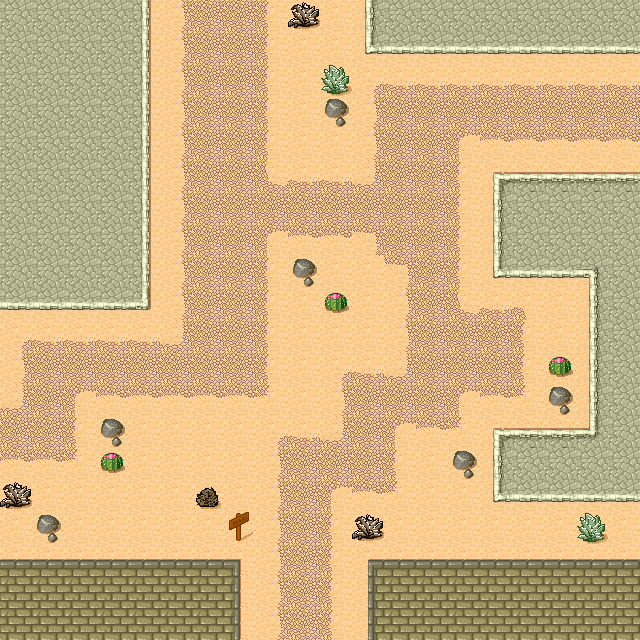

This game map was drawn from its Tiled (.tmx) file and the tilesets committed beside it. A one-line description and the trimmed map source follow:
An orthogonal 20x20 tile map with 32x32 px tiles, 2 tile layers (Floor, Items) and 13 objects.

<map version="1.0" orientation="orthogonal" renderorder="right-down" width="20" height="20" tilewidth="32" tileheight="32" nextobjectid="22">
 <tileset firstgid="1" name="desert" tilewidth="32" tileheight="32" spacing="1" margin="1" tilecount="48" columns="8">
  <image source="tmw_desert_spacing.png" width="265" height="199" />
  <terraintypes>
   <terrain name="Sand" tile="29" />
   <terrain name="Dirt" tile="14" />
   <terrain name="Pave" tile="33" />
   <terrain name="Brick" tile="9" />
  </terraintypes>
  <tile id="0" terrain="0,0,0,3" />
  <tile id="1" terrain="0,0,3,3" />
  <tile id="2" terrain="0,0,3,0" />
  <tile id="3" terrain="1,1,1,0" />
  <tile id="4" terrain="1,1,0,1" />
  <tile id="5" terrain="0,0,0,1" />
  <tile id="6" terrain="0,0,1,1" />
  <tile id="7" terrain="0,0,1,0" />
  <tile id="8" terrain="0,3,0,3" />
  <tile id="9" terrain="3,3,3,3" />
  <tile id="10" terrain="3,0,3,0" />
  <tile id="11" terrain="1,0,1,1" />
  <tile id="12" terrain="0,1,1,1" />
  <tile id="13" terrain="0,1,0,1" />
  <tile id="14" terrain="1,1,1,1" />
  <tile id="15" terrain="1,0,1,0" />
  <tile id="16" terrain="0,3,0,0" />
  <tile id="17" terrain="3,3,0,0" />
  <tile id="18" terrain="3,0,0,0" />
  <tile id="19" terrain="3,3,3,0" />
  <tile id="20" terrain="3,3,0,3" />
  <tile id="21" terrain="0,1,0,0" />
  <tile id="22" terrain="1,1,0,0" />
  <tile id="23" terrain="1,0,0,0" />
  <tile id="24" terrain="0,0,0,2" />
  <tile id="25" terrain="0,0,2,2" />
  <tile id="26" terrain="0,0,2,0" />
  <tile id="27" terrain="3,0,3,3" />
  <tile id="28" terrain="0,3,3,3" />
  <tile id="29" terrain="0,0,0,0" />
  <tile id="32" terrain="0,2,0,2" />
  <tile id="33" terrain="2,2,2,2" />
  <tile id="34" terrain="2,0,2,0" />
  <tile id="35" terrain="2,2,2,0" />
  <tile id="36" terrain="2,2,0,2" />
  <tile id="40" terrain="0,2,0,0" />
  <tile id="41" terrain="2,2,0,0" />
  <tile id="42" terrain="2,0,0,0" />
  <tile id="43" terrain="2,0,2,2" />
  <tile id="44" terrain="0,2,2,2" />
 </tileset>
 <layer name="Floor" width="20" height="20">
  <data>[400 cells, 400 non-empty, 29 distinct tile ids]</data>
 </layer>
 <layer name="Items" width="20" height="20">
  <data>[400 cells, 16 non-empty, 6 distinct tile ids]</data>
 </layer>
 <objectgroup name="Meta">
  <properties>
   <property name="collidable" type="bool" value="true" />
  </properties>
  <object id="7" x="288" y="0" width="32" height="32" />
  <object id="8" x="320" y="64" width="32" height="64" />
  <object id="9" x="288" y="256" width="32" height="32" />
  <object id="10" x="320" y="288" width="32" height="32" />
  <object id="11" x="544" y="352" width="32" height="64" />
  <object id="12" x="576" y="512" width="32" height="32" />
  <object id="13" x="448" y="448" width="32" height="32" />
  <object id="14" x="352" y="512" width="32" height="32" />
  <object id="15" x="224" y="512" width="32" height="32" />
  <object id="16" x="192" y="480" width="32" height="32" />
  <object id="19" x="96" y="416" width="32" height="64" />
  <object id="20" x="0" y="480" width="32" height="32" />
  <object id="21" x="32" y="512" width="32" height="32" />
 </objectgroup>
</map>
